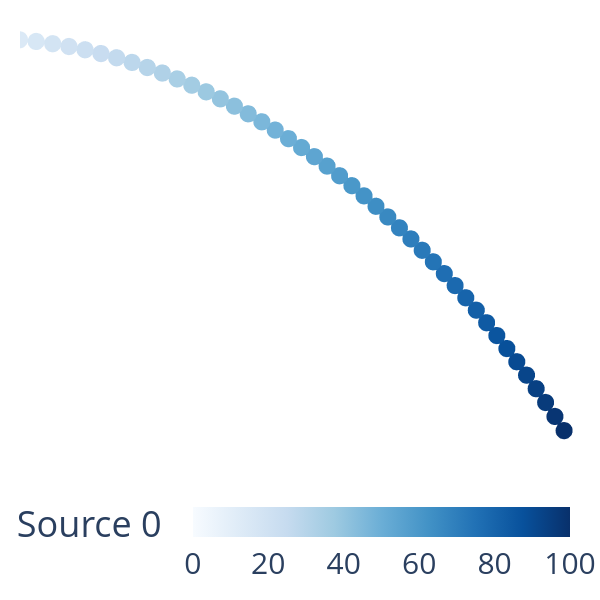

The notebook cell saved with this chart:
### Markdown cell above
ThorLabs says in the manual for the FPC563 that at about 950 nm, four turns should act like a half-wave plate... we can check that by initializing a paddle set with a single paddle whose angle we vary:

### Code cell
w0 = 950e-9
T0 = 20
r0 = 4.1e-6
r1 = 125e-6/2
epsilon = 1.000
m0 = 0.0347
m1 = 0.000
Tref = 20

nPaddles = 1
rps = np.array([0.056/2])
tfs = np.array([0])
Ns = np.array([4])
gapLs = np.array([0.02])

paddleAngles = np.linspace(1e-6,100,51)*pi/180

J0arr = np.zeros((len(paddleAngles), 2, 2), dtype=np.complex128)
f = FiberPaddleSet(w0, T0, r0, r1, epsilon, m0, m1, Tref, nPaddles, rps, np.array([paddleAngles[0]]), tfs, Ns, gapLs)

for i in range(len(paddleAngles)):
    f.angles[0] = paddleAngles[i]
    J0arr[i,:,:] = f.J0

Ei = Jones_vector("Source 0"); Ei.linear_light(azimuth = 45*degrees, amplitude=1)
J0 = Jones_matrix("J0"); J0.from_matrix(J0arr)
#J1 = Jones_matrix("J1"); J1.from_matrix(J1arr)
E0 = J0 * Ei; #E1 = J1 * Ei
S0 = Stokes("Source 0"); S0.from_Jones(E0)
#S1 = Stokes("Source 1"); S1.from_Jones(E1)

fig0 = pty.subplots.make_subplots(rows=1, cols=1, specs=[[{'type':'surface'}]])
S0.draw_poincare(fig=fig0, draw_axes=True, colormap='blues', param=paddleAngles*180/pi, show_fig=False)
#S1.draw_poincare(fig=fig0, draw_axes=True, colormap='reds', param=T0arr, show_fig=False)
fig0.show()

### Figure 1 — Plotly figure (JSON) as saved in the notebook; plotly's stock layout.template omitted (floating-point values rounded to 4 significant figures)
{"data": [{"customdata": [], "hovertemplate": "S1: %{x:.3f}<br>S2: %{y:.3f}<br>S3: %{z:.3f}<br>Parameter: %{customdata:.3f}", "marker": {"color": [1e-06, 2.0, 4.0, 6.0, 8.0, 10.0, 12.0, 14.0, 16.0, 18.0, 20.0, 22.0, 24.0, 26.0, 28.0, 30.0, 32.0, 34.0, 36.0, 38.0, 40.0, 42.0, 44.0, 46.0, 48.0, 50.0, 52.0, 54.0, 56.0, 58.0, 60.0, 62.0, 64.0, 66.0, 68.0, 70.0, 72.0, 74.0, 76.0, 78.0, 80.0, 82.0, 84.0, 86.0, 88.0, 90.0, 92.0, 94.0, 96.0, 98.0, 100.0], "colorbar": {"orientation": "h", "tickfont": {"size": 30}, "ticklabelposition": "outside bottom", "title": {"text": "Source 0"}, "y": -0.1}, "colorscale": [[0, "rgb(247,251,255)"], [0.125, "rgb(222,235,247)"], [0.25, "rgb(198,219,239)"], [0.375, "rgb(158,202,225)"], [0.5, "rgb(107,174,214)"], [0.625, "rgb(66,146,198)"], [0.75, "rgb(33,113,181)"], [0.875, "rgb(8,81,156)"], [1, "rgb(8,48,107)"]], "size": 10}, "mode": "markers", "name": "Source 0", "scene": "scene", "type": "scatter3d", "x": [-1.469e-08, -0.02937, -0.05872, -0.08802, -0.1172, -0.1464, -0.1754, -0.2042, -0.2329, -0.2613, -0.2896, -0.3176, -0.3453, -0.3727, -0.3998, -0.4265, -0.4529, -0.4789, -0.5045, -0.5296, -0.5543, -0.5785, -0.6023, -0.6254, -0.6481, -0.6702, -0.6917, -0.7126, -0.7329, -0.7526, -0.7716, -0.7899, -0.8076, -0.8246, -0.8409, -0.8564, -0.8712, -0.8852, -0.8985, -0.911, -0.9227, -0.9337, -0.9438, -0.9531, -0.9616, -0.9692, -0.976, -0.982, -0.9871, -0.9914, -0.9948], "y": [-1.0, -0.9995, -0.9982, -0.9961, -0.9931, -0.9892, -0.9845, -0.9789, -0.9725, -0.9652, -0.9571, -0.9482, -0.9385, -0.9279, -0.9166, -0.9044, -0.8915, -0.8778, -0.8634, -0.8482, -0.8323, -0.8156, -0.7983, -0.7802, -0.7615, -0.7422, -0.7222, -0.7015, -0.6803, -0.6585, -0.6361, -0.6131, -0.5897, -0.5657, -0.5412, -0.5163, -0.4909, -0.4651, -0.4389, -0.4123, -0.3854, -0.3581, -0.3306, -0.3027, -0.2746, -0.2462, -0.2176, -0.1889, -0.1599, -0.1309, -0.1017], "z": [0.008407, 0.008403, 0.008393, 0.008374, 0.008349, 0.008317, 0.008277, 0.00823, 0.008176, 0.008115, 0.008047, 0.007972, 0.00789, 0.007801, 0.007706, 0.007604, 0.007495, 0.00738, 0.007259, 0.007131, 0.006997, 0.006857, 0.006711, 0.00656, 0.006402, 0.00624, 0.006071, 0.005898, 0.00572, 0.005536, 0.005348, 0.005155, 0.004958, 0.004756, 0.00455, 0.004341, 0.004127, 0.00391, 0.00369, 0.003467, 0.00324, 0.003011, 0.002779, 0.002545, 0.002308, 0.00207, 0.00183, 0.001588, 0.001345, 0.0011, 0.000855]}], "layout": {"height": 600, "margin": {"b": 20, "l": 20, "r": 20, "t": 20}, "scene": {"camera": {"center": {"x": 0, "y": 0, "z": 0}, "eye": {"x": 0.75, "y": 0.75, "z": 0.75}, "up": {"x": 0, "y": 0, "z": 1}}, "domain": {"x": [0, 1], "y": [0, 1]}, "xaxis": {"showbackground": false, "showgrid": false, "visible": false, "zeroline": false}, "yaxis": {"showbackground": false, "showgrid": false, "visible": false, "zeroline": false}, "zaxis": {"showbackground": false, "showgrid": false, "visible": false, "zeroline": false}}, "showlegend": false, "width": 600}}
